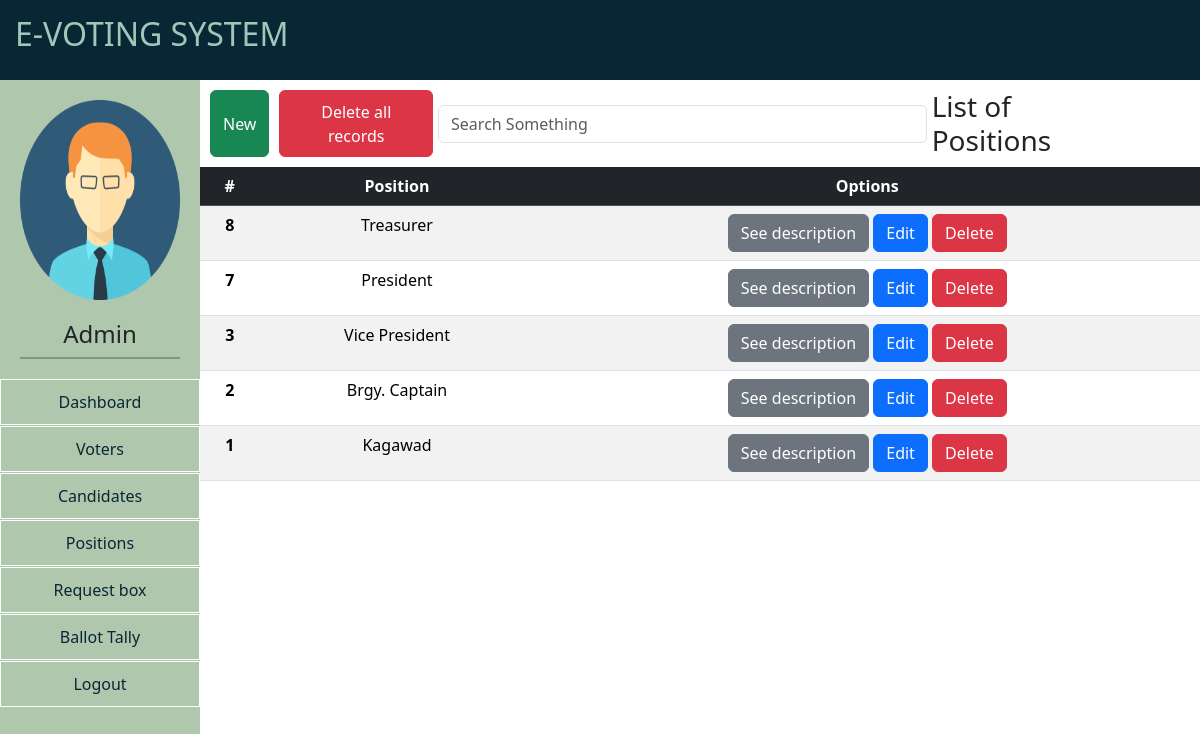
/admin/positions.php, run on the app's committed database.
### tables this page shows
CREATE TABLE `positions` (
  `id` int(11) NOT NULL,
  `position_name` varchar(20) NOT NULL,
  `description` text NOT NULL
);

### includes/position_crud.php (the view, shortened to what this page needs)
<link rel="stylesheet" href="../css/position_crud.css">
<div class="nav-body">
<div class="left-group">
  <button type="button" class="btn btn-success" data-bs-toggle="modal" data-bs-target="#NewModal">
    New
  </button>
  <button type="button" class="btn btn-danger" data-bs-toggle="modal" data-bs-target="#NewModal">
    Delete all records
  </button>
</div>
<div class="form-search-control">
    <input type="text" name="search" class="form-control" id="seachControl" placeholder="Search Something" required>
</div>
<h3>List of Positions</h3>
</div>
<table class="table table-striped">
<thead class="table-dark">
    <tr>
      <th scope="col">#</th>
      <th scope="col">Position</th>
      <th id="option" scope="col" >Options</th>
    </tr>
  </thead>
  <tbody id="records">
    <?php
      include "../includes/db.php";
      $query = $conn->prepare("SELECT * FROM positions ORDER BY id DESC");
      $query->execute();
      ?>
      <?php foreach($query as $rows): ?>
        <tr>
        <th scope="row"><?php echo $rows['id']; ?></th>
        <td><?php echo $rows['position_name']; ?></td>
        <td><button type="button" class="btn btn-secondary" data-bs-toggle="modal" data-bs-target="#seeMoreModal-<?php echo $rows['id'];?>">See description</button>
        <button type="button" class="btn btn-primary" data-bs-toggle="modal" data-bs-target="#editModal-<?php echo $rows['id'];?>">Edit</button>
        <button type="button" class="btn btn-danger" data-bs-toggle="modal" data-bs-target="#DeleteModal-<?php echo $rows['id'];?>">Delete</button></td>
      </tr>
      <?php endforeach; ?>
  </tbody>
</table>

### css/default-style.css (style rules this page uses)
* { padding:0; margin:0; }

### css/position_crud.css (style rules this page uses)
.nav-body { padding:5px; display:flex; justify-content:space-between; }
.nav-body h3 { margin: 5px 60px 5px 5px; }
td, th { text-align:center; }
.left-group { display:flex; }
.left-group button { margin:5px; }
.form-search-control { width:50%; display:flex; align-items:center; }
#option { text-align:center; }

### data on the page
positions: id "8", position_name "Treasurer"
positions: id "7", position_name "President"
positions: id "3", position_name "Vice President"
positions: id "2", position_name "Brgy. Captain"
positions: id "1", position_name "Kagawad"
